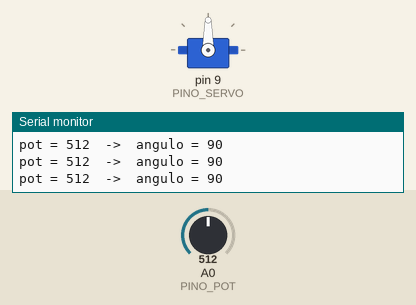
The sketch below on a simulated Arduino Uno, built with avr-gcc and run on an emulated ATmega328P. Shown: servo, the last lines printed to the serial monitor. The inputs (shaded band) are chosen by the test bench; at power-on: A0 (PINO_POT) = 512.

Above: at 1.2 s.
1.3 s: A0 (PINO_POT) set to 554
At 2.1 s:
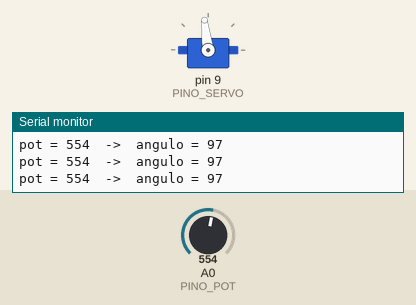
4.3 s: A0 (PINO_POT) set to 587
At 5.5 s:
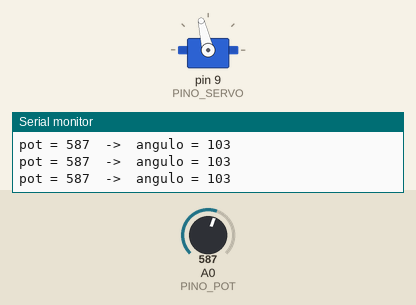
5.8 s: A0 (PINO_POT) set to 306
At 7.0 s:
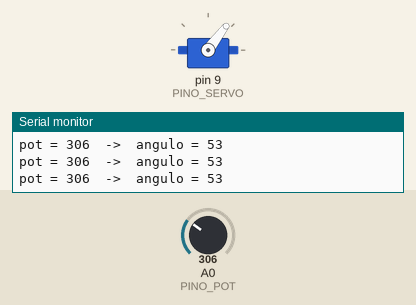
7.3 s: A0 (PINO_POT) set to 108
At 7.6 s:
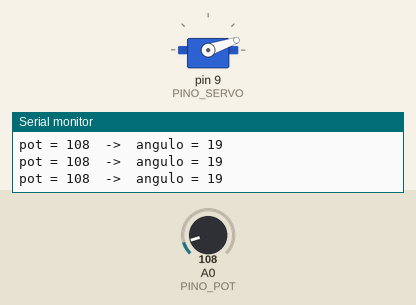
8.8 s: A0 (PINO_POT) set to 88
At 9.2 s:
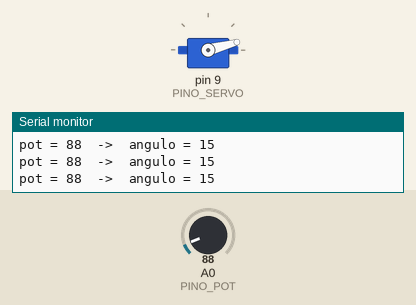
11.8 s: A0 (PINO_POT) set to 122
At 13.0 s:
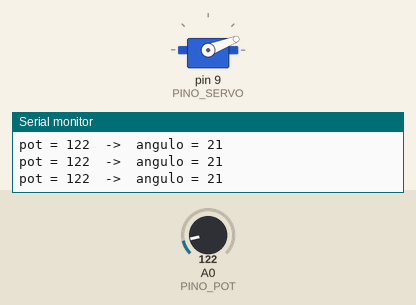
Timing chart, 0 to 14.3 s (numbered marks = the images above; inputs shaded):
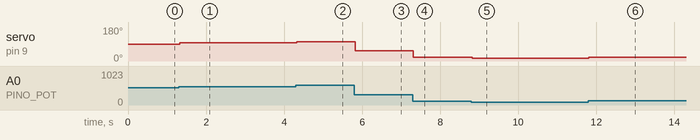

The sketch:

02_pot_servo.ino
```cpp
/*
  02 - Controlando o servo com um potenciometro de 10k
  Placa: Arduino Uno/Nano

  Ligacoes:
    Potenciometro 10k: pino da esquerda -> GND, pino do meio -> A0, pino da direita -> 5V
    SG90: marrom -> GND, vermelho -> 5V, laranja -> pino 9

  O que aprender: analogRead (0..1023) e a funcao map() para converter
  a leitura em angulo. O Monitor Serial mostra o que esta acontecendo.
*/
#include <Servo.h>

const int PINO_SERVO = 9;
const int PINO_POT   = A0;
Servo servo;

void setup() {
  Serial.begin(9600);
  servo.attach(PINO_SERVO, 500, 2400);
}

void loop() {
  int leitura = analogRead(PINO_POT);            // 0..1023
  int angulo  = map(leitura, 0, 1023, 0, 180);   // converte para 0..180
  servo.write(angulo);

  Serial.print("pot = ");
  Serial.print(leitura);
  Serial.print("  ->  angulo = ");
  Serial.println(angulo);
  delay(20);   // o servo precisa de tempo entre comandos (periodo de 20 ms)
}
```

Measured:
- after the input at 1.3 s, servo on pin 9 (PINO_SERVO): 90° → 97° at once
- after the input at 4.3 s, servo on pin 9 (PINO_SERVO): 97° → 103° at once
- after the input at 5.8 s, servo on pin 9 (PINO_SERVO): 103° → 53° at once
- after the input at 7.3 s, servo on pin 9 (PINO_SERVO): 53° → 19° at once
- after the input at 8.8 s, servo on pin 9 (PINO_SERVO): 19° → 15° at once
- after the input at 11.8 s, servo on pin 9 (PINO_SERVO): 15° → 21° at once
